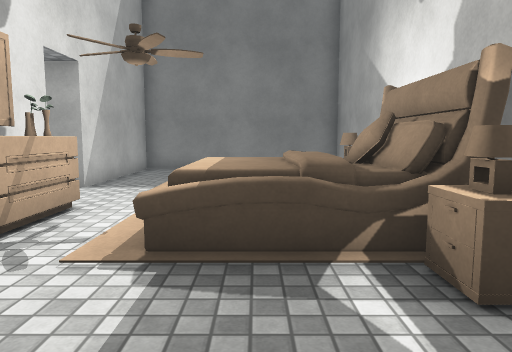
view 1 (above)

12 first-person views from a walk through a Unity game level. The camera is 1.3 m above the floor, tilts 6° down and sees 70° across. Doors are open. The floor is counted in squares, 1 m on a side. Each view is taken from the middle of a square. On the plan, view 1 faces up. The plan holds only what a view shows up to about 15 squares ahead; the rest is blank. The player is left out. Surface patterns are stand-ins for the level's own textures.

view 2
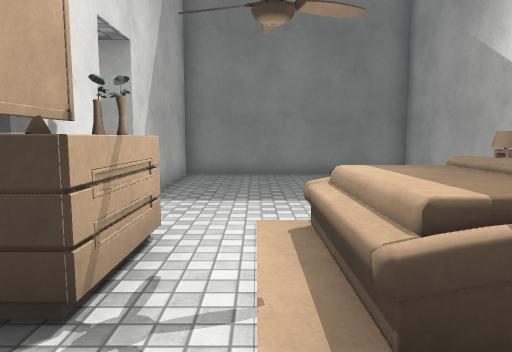

view 3
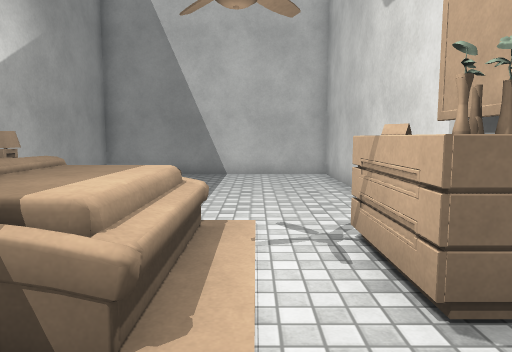

view 4
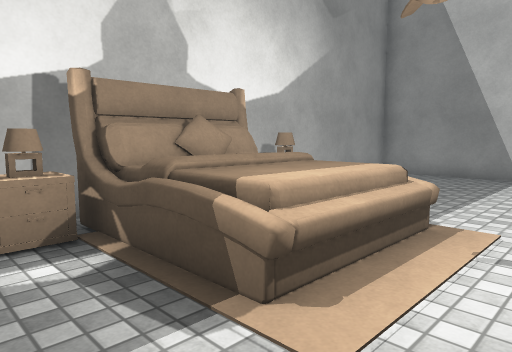

view 5
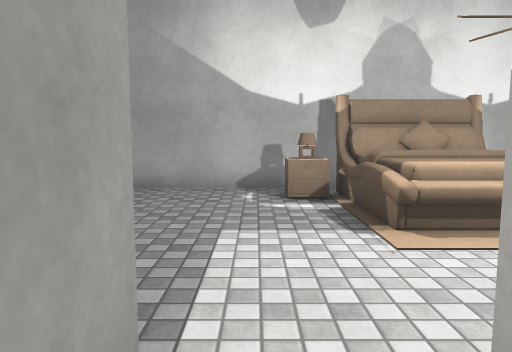

view 6
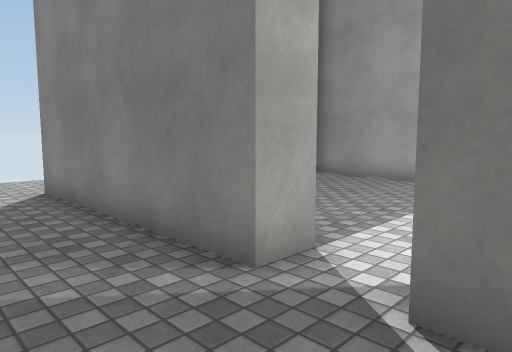

view 7
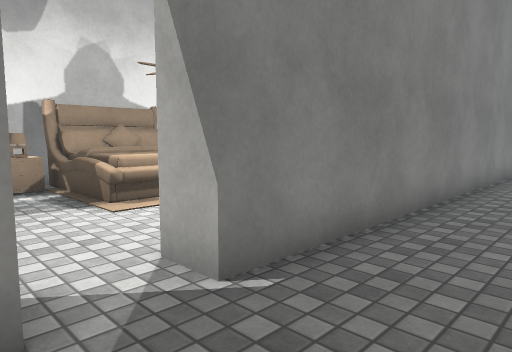

view 8
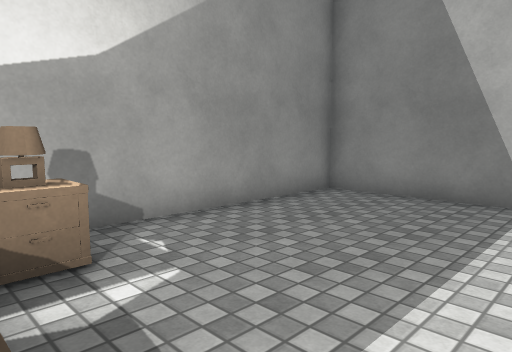

view 9
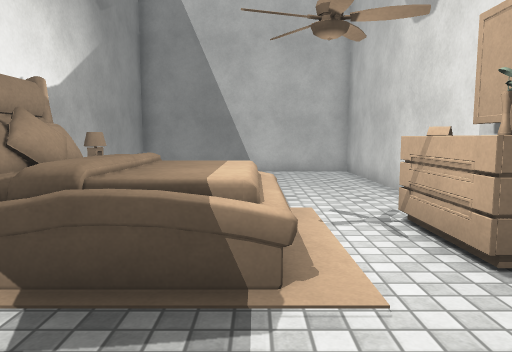

view 10
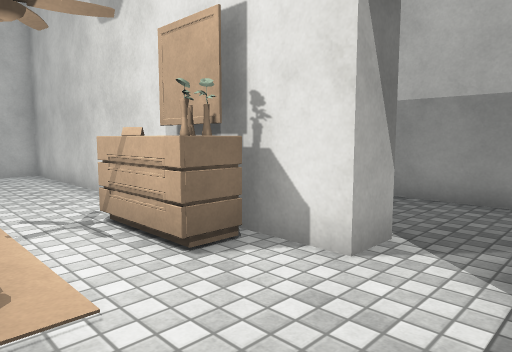

view 11
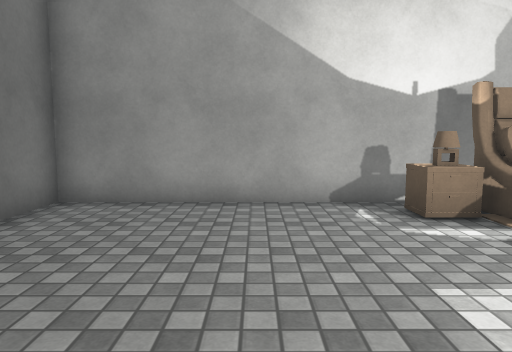

view 12
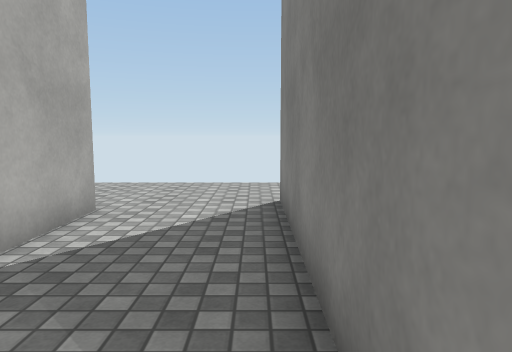

### Floor plan
Points are (right, up) in squares from view 1. A wall is a line through its corners. A room is listed if a view was taken in it or the views show most of it. See-through windows are left out.
Room 1 (views 1, 2, 3, 4, 8, 9, 10, 11)
walls: (3.3, 6.6) (3.3, 15) (-4.5, 15) (-4.5, 9.5); (-4.5, 8) (-4.5, -4) (3.3, -4) (3.3, 5.1)
ways out: open door at (-4.7, 8.7) to room 2
objects: other object (-4, 4) to (-3, 6); other object (-1, 3) to (2, 8)
Room 2 (views 5, 6, 7, 12)
walls: (-5.5, 9.5) (-5.5, 16.5); (-8.9, 8.8) (-8.9, 6.4); (-5.5, -4.1) (-5.5, 8); (-8.9, 15.5) (-8.9, 13)
ways out: open door at (-4.7, 8.7) to room 1

Where each view was taken, in squares from view 1:
view 1: 0 up, 0 right, facing up
view 2: 2 up, 2 left, facing up
view 3: 9 up, 2 left, facing down
view 4: 9 up, 3 left, facing down-right
view 5: 9 up, 6 left, facing right
view 6: 7 up, 8 left, facing up-right
view 7: 10 up, 8 left, facing down-right
view 8: 4 up, 2 left, facing down-right
view 9: 10 up, 1 left, facing down
view 10: 10 up, 1 left, facing down-left
view 11: 11 up, 4 left, facing right
view 12: 9 up, 6 left, facing up
